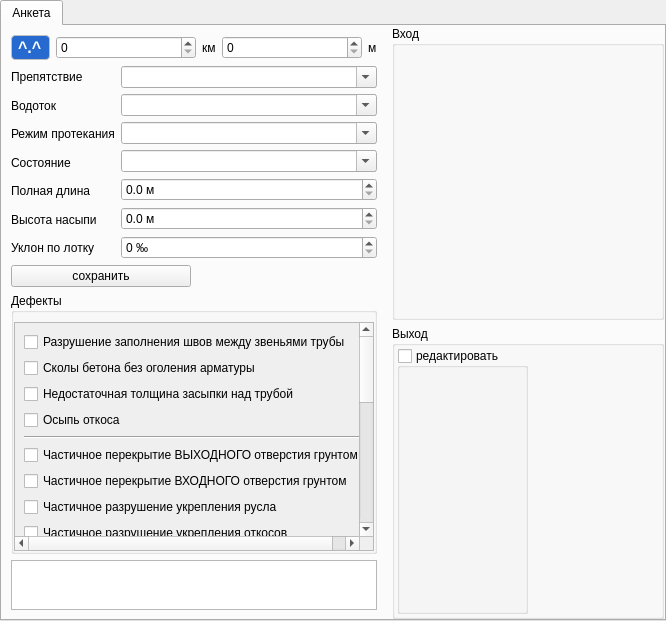
<?xml version="1.0" encoding="UTF-8"?>
<ui version="4.0">
 <class>TubeForm</class>
 <widget class="QWidget" name="TubeForm">
  <property name="geometry">
   <rect>
    <x>0</x>
    <y>0</y>
    <width>666</width>
    <height>621</height>
   </rect>
  </property>
  <property name="sizePolicy">
   <sizepolicy hsizetype="Preferred" vsizetype="Preferred">
    <horstretch>0</horstretch>
    <verstretch>0</verstretch>
   </sizepolicy>
  </property>
  <property name="mouseTracking">
   <bool>true</bool>
  </property>
  <property name="windowTitle">
   <string>Form</string>
  </property>
  <layout class="QGridLayout" name="gridLayout">
   <property name="leftMargin">
    <number>0</number>
   </property>
   <property name="topMargin">
    <number>0</number>
   </property>
   <property name="rightMargin">
    <number>0</number>
   </property>
   <property name="bottomMargin">
    <number>0</number>
   </property>
   <item row="0" column="0">
    <widget class="QTabWidget" name="tabWidget">
     <property name="enabled">
      <bool>true</bool>
     </property>
     <property name="sizePolicy">
      <sizepolicy hsizetype="Preferred" vsizetype="Preferred">
       <horstretch>0</horstretch>
       <verstretch>0</verstretch>
      </sizepolicy>
     </property>
     <property name="currentIndex">
      <number>0</number>
     </property>
     <widget class="QWidget" name="tab">
      <attribute name="title">
       <string>Анкета</string>
      </attribute>
      <layout class="QGridLayout" name="gridLayout_2">
       <property name="leftMargin">
        <number>0</number>
       </property>
       <property name="topMargin">
        <number>0</number>
       </property>
       <property name="rightMargin">
        <number>0</number>
       </property>
       <property name="bottomMargin">
        <number>0</number>
       </property>
       <item row="0" column="1">
        <widget class="QWidget" name="widget_2" native="true">
         <property name="sizePolicy">
          <sizepolicy hsizetype="Preferred" vsizetype="Preferred">
           <horstretch>0</horstretch>
           <verstretch>0</verstretch>
          </sizepolicy>
         </property>
         <property name="styleSheet">
          <string notr="true">QLabelImage {
  border:1px solid gray;
}</string>
         </property>
         <layout class="QGridLayout" name="gridLayout_6">
          <property name="leftMargin">
           <number>0</number>
          </property>
          <property name="topMargin">
           <number>0</number>
          </property>
          <property name="rightMargin">
           <number>0</number>
          </property>
          <property name="bottomMargin">
           <number>0</number>
          </property>
          <item row="0" column="0">
           <widget class="QGroupBox" name="grpIn">
            <property name="sizePolicy">
             <sizepolicy hsizetype="Preferred" vsizetype="Preferred">
              <horstretch>0</horstretch>
              <verstretch>0</verstretch>
             </sizepolicy>
            </property>
            <property name="title">
             <string>Вход</string>
            </property>
            <layout class="QGridLayout" name="gridLayout_3">
             <property name="leftMargin">
              <number>2</number>
             </property>
             <property name="topMargin">
              <number>2</number>
             </property>
             <property name="rightMargin">
              <number>2</number>
             </property>
             <property name="bottomMargin">
              <number>2</number>
             </property>
             <item row="0" column="1">
              <widget class="PortalForm" name="wdgPortalIn" native="true">
               <property name="sizePolicy">
                <sizepolicy hsizetype="Maximum" vsizetype="Preferred">
                 <horstretch>0</horstretch>
                 <verstretch>0</verstretch>
                </sizepolicy>
               </property>
              </widget>
             </item>
             <item row="0" column="2">
              <widget class="QLabelImage" name="lblImageIn">
               <property name="sizePolicy">
                <sizepolicy hsizetype="Ignored" vsizetype="Ignored">
                 <horstretch>0</horstretch>
                 <verstretch>0</verstretch>
                </sizepolicy>
               </property>
               <property name="cursor">
                <cursorShape>CrossCursor</cursorShape>
               </property>
               <property name="mouseTracking">
                <bool>true</bool>
               </property>
               <property name="contextMenuPolicy">
                <enum>Qt::ActionsContextMenu</enum>
               </property>
               <property name="frameShape">
                <enum>QFrame::NoFrame</enum>
               </property>
               <property name="text">
                <string/>
               </property>
               <property name="scaledContents">
                <bool>false</bool>
               </property>
               <property name="alignment">
                <set>Qt::AlignCenter</set>
               </property>
              </widget>
             </item>
            </layout>
           </widget>
          </item>
          <item row="1" column="0">
           <widget class="QGroupBox" name="grpOut">
            <property name="sizePolicy">
             <sizepolicy hsizetype="Preferred" vsizetype="Preferred">
              <horstretch>0</horstretch>
              <verstretch>0</verstretch>
             </sizepolicy>
            </property>
            <property name="title">
             <string>Выход</string>
            </property>
            <property name="flat">
             <bool>false</bool>
            </property>
            <property name="checkable">
             <bool>false</bool>
            </property>
            <property name="checked">
             <bool>false</bool>
            </property>
            <layout class="QGridLayout" name="gridLayout_5">
             <property name="leftMargin">
              <number>2</number>
             </property>
             <property name="topMargin">
              <number>2</number>
             </property>
             <property name="rightMargin">
              <number>2</number>
             </property>
             <property name="bottomMargin">
              <number>2</number>
             </property>
             <property name="horizontalSpacing">
              <number>6</number>
             </property>
             <item row="0" column="1">
              <widget class="QGroupBox" name="grpPortalOut">
               <property name="sizePolicy">
                <sizepolicy hsizetype="Maximum" vsizetype="Preferred">
                 <horstretch>0</horstretch>
                 <verstretch>0</verstretch>
                </sizepolicy>
               </property>
               <property name="title">
                <string>редактировать</string>
               </property>
               <property name="flat">
                <bool>false</bool>
               </property>
               <property name="checkable">
                <bool>true</bool>
               </property>
               <property name="checked">
                <bool>false</bool>
               </property>
               <layout class="QGridLayout" name="gridLayout_8">
                <property name="leftMargin">
                 <number>0</number>
                </property>
                <property name="rightMargin">
                 <number>0</number>
                </property>
                <property name="bottomMargin">
                 <number>0</number>
                </property>
                <item row="0" column="0">
                 <widget class="PortalForm" name="wdgPortalOut" native="true">
                  <property name="sizePolicy">
                   <sizepolicy hsizetype="Preferred" vsizetype="Preferred">
                    <horstretch>0</horstretch>
                    <verstretch>0</verstretch>
                   </sizepolicy>
                  </property>
                 </widget>
                </item>
               </layout>
              </widget>
             </item>
             <item row="0" column="2">
              <widget class="QLabelImage" name="lblImageOut">
               <property name="sizePolicy">
                <sizepolicy hsizetype="Ignored" vsizetype="Ignored">
                 <horstretch>0</horstretch>
                 <verstretch>0</verstretch>
                </sizepolicy>
               </property>
               <property name="cursor">
                <cursorShape>CrossCursor</cursorShape>
               </property>
               <property name="mouseTracking">
                <bool>true</bool>
               </property>
               <property name="contextMenuPolicy">
                <enum>Qt::ActionsContextMenu</enum>
               </property>
               <property name="frameShape">
                <enum>QFrame::NoFrame</enum>
               </property>
               <property name="text">
                <string/>
               </property>
               <property name="scaledContents">
                <bool>false</bool>
               </property>
               <property name="alignment">
                <set>Qt::AlignCenter</set>
               </property>
              </widget>
             </item>
            </layout>
           </widget>
          </item>
         </layout>
        </widget>
       </item>
       <item row="0" column="0">
        <widget class="QWidget" name="widget_3" native="true">
         <property name="sizePolicy">
          <sizepolicy hsizetype="Maximum" vsizetype="Preferred">
           <horstretch>0</horstretch>
           <verstretch>0</verstretch>
          </sizepolicy>
         </property>
         <layout class="QGridLayout" name="gridLayout_4">
          <item row="1" column="0" colspan="2">
           <widget class="QWidget" name="widget_6" native="true">
            <property name="sizePolicy">
             <sizepolicy hsizetype="Preferred" vsizetype="Maximum">
              <horstretch>0</horstretch>
              <verstretch>0</verstretch>
             </sizepolicy>
            </property>
            <layout class="QGridLayout" name="gridLayout_7">
             <property name="leftMargin">
              <number>0</number>
             </property>
             <property name="topMargin">
              <number>0</number>
             </property>
             <property name="rightMargin">
              <number>0</number>
             </property>
             <property name="bottomMargin">
              <number>0</number>
             </property>
             <item row="0" column="0">
              <widget class="QLabel" name="lblTubeNumber">
               <property name="sizePolicy">
                <sizepolicy hsizetype="Maximum" vsizetype="Maximum">
                 <horstretch>0</horstretch>
                 <verstretch>0</verstretch>
                </sizepolicy>
               </property>
               <property name="styleSheet">
                <string notr="true">border: 1px solid silver;
border-radius:4px;
padding:2px;
font-size: 16px;
font-weight:bold;
color:white;
background:rgb(38, 106, 208);</string>
               </property>
               <property name="text">
                <string>^.^</string>
               </property>
               <property name="alignment">
                <set>Qt::AlignLeading|Qt::AlignLeft|Qt::AlignVCenter</set>
               </property>
              </widget>
             </item>
             <item row="0" column="3">
              <widget class="QSpinBox" name="spnPositionM">
               <property name="suffix">
                <string/>
               </property>
               <property name="prefix">
                <string/>
               </property>
               <property name="maximum">
                <number>999</number>
               </property>
               <property name="singleStep">
                <number>10</number>
               </property>
               <property name="value">
                <number>0</number>
               </property>
              </widget>
             </item>
             <item row="0" column="1">
              <widget class="QSpinBox" name="spnPositionKm">
               <property name="suffix">
                <string/>
               </property>
               <property name="prefix">
                <string/>
               </property>
               <property name="maximum">
                <number>9999999</number>
               </property>
               <property name="singleStep">
                <number>1</number>
               </property>
               <property name="value">
                <number>0</number>
               </property>
              </widget>
             </item>
             <item row="0" column="2">
              <widget class="QLabel" name="label">
               <property name="sizePolicy">
                <sizepolicy hsizetype="Maximum" vsizetype="Preferred">
                 <horstretch>0</horstretch>
                 <verstretch>0</verstretch>
                </sizepolicy>
               </property>
               <property name="text">
                <string>км</string>
               </property>
              </widget>
             </item>
             <item row="0" column="4">
              <widget class="QLabel" name="label_2">
               <property name="sizePolicy">
                <sizepolicy hsizetype="Maximum" vsizetype="Preferred">
                 <horstretch>0</horstretch>
                 <verstretch>0</verstretch>
                </sizepolicy>
               </property>
               <property name="text">
                <string>м</string>
               </property>
              </widget>
             </item>
            </layout>
           </widget>
          </item>
          <item row="2" column="0" colspan="2">
           <layout class="QHBoxLayout" name="horizontalLayout_2">
            <item>
             <layout class="QVBoxLayout" name="verticalLayout_3">
              <item>
               <widget class="QLabel" name="label_8">
                <property name="sizePolicy">
                 <sizepolicy hsizetype="Maximum" vsizetype="Preferred">
                  <horstretch>0</horstretch>
                  <verstretch>0</verstretch>
                 </sizepolicy>
                </property>
                <property name="text">
                 <string>Препятствие</string>
                </property>
               </widget>
              </item>
              <item>
               <widget class="QLabel" name="label_9">
                <property name="sizePolicy">
                 <sizepolicy hsizetype="Maximum" vsizetype="Preferred">
                  <horstretch>0</horstretch>
                  <verstretch>0</verstretch>
                 </sizepolicy>
                </property>
                <property name="text">
                 <string>Водоток</string>
                </property>
               </widget>
              </item>
              <item>
               <widget class="QLabel" name="label_10">
                <property name="sizePolicy">
                 <sizepolicy hsizetype="Maximum" vsizetype="Preferred">
                  <horstretch>0</horstretch>
                  <verstretch>0</verstretch>
                 </sizepolicy>
                </property>
                <property name="text">
                 <string>Режим протекания</string>
                </property>
               </widget>
              </item>
              <item>
               <widget class="QLabel" name="label_11">
                <property name="sizePolicy">
                 <sizepolicy hsizetype="Maximum" vsizetype="Preferred">
                  <horstretch>0</horstretch>
                  <verstretch>0</verstretch>
                 </sizepolicy>
                </property>
                <property name="text">
                 <string>Состояние</string>
                </property>
               </widget>
              </item>
              <item>
               <widget class="QLabel" name="label_12">
                <property name="sizePolicy">
                 <sizepolicy hsizetype="Maximum" vsizetype="Preferred">
                  <horstretch>0</horstretch>
                  <verstretch>0</verstretch>
                 </sizepolicy>
                </property>
                <property name="text">
                 <string>Полная длина</string>
                </property>
               </widget>
              </item>
              <item>
               <widget class="QLabel" name="label_13">
                <property name="sizePolicy">
                 <sizepolicy hsizetype="Maximum" vsizetype="Preferred">
                  <horstretch>0</horstretch>
                  <verstretch>0</verstretch>
                 </sizepolicy>
                </property>
                <property name="text">
                 <string>Высота насыпи</string>
                </property>
               </widget>
              </item>
              <item>
               <widget class="QLabel" name="label_14">
                <property name="sizePolicy">
                 <sizepolicy hsizetype="Maximum" vsizetype="Preferred">
                  <horstretch>0</horstretch>
                  <verstretch>0</verstretch>
                 </sizepolicy>
                </property>
                <property name="text">
                 <string>Уклон по лотку</string>
                </property>
               </widget>
              </item>
             </layout>
            </item>
            <item>
             <layout class="QVBoxLayout" name="verticalLayout_4">
              <item>
               <widget class="QComboBox" name="cmbObstacle">
                <property name="editable">
                 <bool>true</bool>
                </property>
               </widget>
              </item>
              <item>
               <widget class="QComboBox" name="cmbWatercourse">
                <property name="editable">
                 <bool>true</bool>
                </property>
               </widget>
              </item>
              <item>
               <widget class="QComboBox" name="cmbSchedule">
                <property name="editable">
                 <bool>true</bool>
                </property>
               </widget>
              </item>
              <item>
               <widget class="QComboBox" name="cmbCondition">
                <property name="editable">
                 <bool>true</bool>
                </property>
               </widget>
              </item>
              <item>
               <widget class="QDoubleSpinBox" name="spnLength">
                <property name="suffix">
                 <string> м</string>
                </property>
                <property name="decimals">
                 <number>1</number>
                </property>
                <property name="singleStep">
                 <double>0.100000000000000</double>
                </property>
               </widget>
              </item>
              <item>
               <widget class="QDoubleSpinBox" name="spnMoundHeight">
                <property name="suffix">
                 <string> м</string>
                </property>
                <property name="decimals">
                 <number>1</number>
                </property>
                <property name="singleStep">
                 <double>0.100000000000000</double>
                </property>
               </widget>
              </item>
              <item>
               <widget class="QSpinBox" name="spnSkew">
                <property name="suffix">
                 <string> ‰</string>
                </property>
               </widget>
              </item>
             </layout>
            </item>
           </layout>
          </item>
          <item row="3" column="0">
           <widget class="QPushButton" name="btnSave">
            <property name="text">
             <string>сохранить</string>
            </property>
            <property name="flat">
             <bool>false</bool>
            </property>
           </widget>
          </item>
          <item row="3" column="1">
           <widget class="QLabelInfo" name="lblInfo">
            <property name="text">
             <string/>
            </property>
           </widget>
          </item>
          <item row="4" column="0" colspan="2">
           <widget class="QGroupBox" name="groupBox_2">
            <property name="title">
             <string>Дефекты</string>
            </property>
            <property name="flat">
             <bool>true</bool>
            </property>
            <layout class="QGridLayout" name="gridLayout_9">
             <property name="leftMargin">
              <number>0</number>
             </property>
             <property name="rightMargin">
              <number>0</number>
             </property>
             <property name="bottomMargin">
              <number>0</number>
             </property>
             <item row="1" column="0">
              <widget class="QScrollArea" name="scrlDeffects">
               <property name="widgetResizable">
                <bool>true</bool>
               </property>
               <widget class="QWidget" name="scrollAreaWidgetContents">
                <property name="geometry">
                 <rect>
                  <x>0</x>
                  <y>0</y>
                  <width>328</width>
                  <height>540</height>
                 </rect>
                </property>
                <layout class="QGridLayout" name="gridLayout_10">
                 <item row="10" column="0">
                  <widget class="QCheckBox" name="checkBox_19">
                   <property name="text">
                    <string>Частичное разрушение портала</string>
                   </property>
                  </widget>
                 </item>
                 <item row="25" column="0">
                  <widget class="QCheckBox" name="checkBox_6">
                   <property name="text">
                    <string>Зарастание русла</string>
                   </property>
                  </widget>
                 </item>
                 <item row="22" column="0">
                  <widget class="QCheckBox" name="checkBox_21">
                   <property name="text">
                    <string>Наличие мусора на входе</string>
                   </property>
                  </widget>
                 </item>
                 <item row="12" column="0">
                  <widget class="QCheckBox" name="checkBox_10">
                   <property name="text">
                    <string>Разрушение укрепления русла</string>
                   </property>
                  </widget>
                 </item>
                 <item row="14" column="0">
                  <widget class="QCheckBox" name="checkBox_18">
                   <property name="text">
                    <string>Разрушение портала</string>
                   </property>
                  </widget>
                 </item>
                 <item row="21" column="0">
                  <widget class="QCheckBox" name="checkBox_8">
                   <property name="text">
                    <string>Наличие мусора на выходе</string>
                   </property>
                  </widget>
                 </item>
                 <item row="26" column="0">
                  <widget class="QCheckBox" name="checkBox_16">
                   <property name="text">
                    <string>Заиливание</string>
                   </property>
                  </widget>
                 </item>
                 <item row="17" column="0">
                  <widget class="Line" name="line">
                   <property name="orientation">
                    <enum>Qt::Horizontal</enum>
                   </property>
                  </widget>
                 </item>
                 <item row="19" column="0">
                  <widget class="QCheckBox" name="checkBox_13">
                   <property name="text">
                    <string>Постороние предметы в теле трубы</string>
                   </property>
                  </widget>
                 </item>
                 <item row="15" column="0">
                  <widget class="QCheckBox" name="checkBox_12">
                   <property name="text">
                    <string>Разрушение раструба</string>
                   </property>
                  </widget>
                 </item>
                 <item row="13" column="0">
                  <widget class="QCheckBox" name="checkBox_11">
                   <property name="text">
                    <string>Разрушение укрепления откосов</string>
                   </property>
                  </widget>
                 </item>
                 <item row="24" column="0">
                  <widget class="QCheckBox" name="checkBox_3">
                   <property name="text">
                    <string>Застой воды</string>
                   </property>
                  </widget>
                 </item>
                 <item row="18" column="0">
                  <widget class="QCheckBox" name="checkBox_7">
                   <property name="text">
                    <string>Заросли травы и кустарников</string>
                   </property>
                  </widget>
                 </item>
                 <item row="8" column="0">
                  <widget class="QCheckBox" name="checkBox_2">
                   <property name="text">
                    <string>Частичное разрушение укрепления откосов</string>
                   </property>
                  </widget>
                 </item>
                 <item row="0" column="0">
                  <widget class="QCheckBox" name="checkBox">
                   <property name="text">
                    <string>Разрушение заполнения швов между звеньями трубы</string>
                   </property>
                  </widget>
                 </item>
                 <item row="5" column="0">
                  <widget class="QCheckBox" name="checkBox_15">
                   <property name="text">
                    <string>Частичное перекрытие ВЫХОДНОГО отверстия грунтом</string>
                   </property>
                  </widget>
                 </item>
                 <item row="6" column="0">
                  <widget class="QCheckBox" name="checkBox_14">
                   <property name="text">
                    <string>Частичное перекрытие ВХОДНОГО отверстия грунтом</string>
                   </property>
                  </widget>
                 </item>
                 <item row="9" column="0">
                  <widget class="QCheckBox" name="checkBox_9">
                   <property name="text">
                    <string>Частичное разрушение раструба</string>
                   </property>
                  </widget>
                 </item>
                 <item row="1" column="0">
                  <widget class="QCheckBox" name="checkBox_17">
                   <property name="text">
                    <string>Сколы бетона без оголения арматуры</string>
                   </property>
                  </widget>
                 </item>
                 <item row="7" column="0">
                  <widget class="QCheckBox" name="checkBox_4">
                   <property name="text">
                    <string>Частичное разрушение укрепления русла</string>
                   </property>
                  </widget>
                 </item>
                 <item row="3" column="0">
                  <widget class="QCheckBox" name="checkBox_5">
                   <property name="text">
                    <string>Осыпь откоса</string>
                   </property>
                  </widget>
                 </item>
                 <item row="2" column="0">
                  <widget class="QCheckBox" name="checkBox_20">
                   <property name="text">
                    <string>Недостаточная толщина засыпки над трубой</string>
                   </property>
                  </widget>
                 </item>
                 <item row="4" column="0">
                  <widget class="Line" name="line_4">
                   <property name="orientation">
                    <enum>Qt::Horizontal</enum>
                   </property>
                  </widget>
                 </item>
                 <item row="11" column="0">
                  <widget class="Line" name="line_2">
                   <property name="orientation">
                    <enum>Qt::Horizontal</enum>
                   </property>
                  </widget>
                 </item>
                 <item row="23" column="0">
                  <widget class="Line" name="line_3">
                   <property name="orientation">
                    <enum>Qt::Horizontal</enum>
                   </property>
                  </widget>
                 </item>
                 <item row="20" column="0">
                  <widget class="Line" name="line_5">
                   <property name="orientation">
                    <enum>Qt::Horizontal</enum>
                   </property>
                  </widget>
                 </item>
                </layout>
               </widget>
              </widget>
             </item>
            </layout>
           </widget>
          </item>
          <item row="5" column="0" colspan="2">
           <widget class="QTextEdit" name="txtCustomDeffects">
            <property name="maximumSize">
             <size>
              <width>16777215</width>
              <height>50</height>
             </size>
            </property>
           </widget>
          </item>
         </layout>
        </widget>
       </item>
      </layout>
     </widget>
    </widget>
   </item>
  </layout>
 </widget>
 <customwidgets>
  <customwidget>
   <class>QLabelInfo</class>
   <extends>QLabel</extends>
   <header>qlabelinfo.h</header>
  </customwidget>
  <customwidget>
   <class>QLabelImage</class>
   <extends>QLabel</extends>
   <header>qlabelimage.h</header>
  </customwidget>
  <customwidget>
   <class>PortalForm</class>
   <extends>QWidget</extends>
   <header>portalform.h</header>
   <container>1</container>
  </customwidget>
 </customwidgets>
 <resources/>
 <connections/>
</ui>
